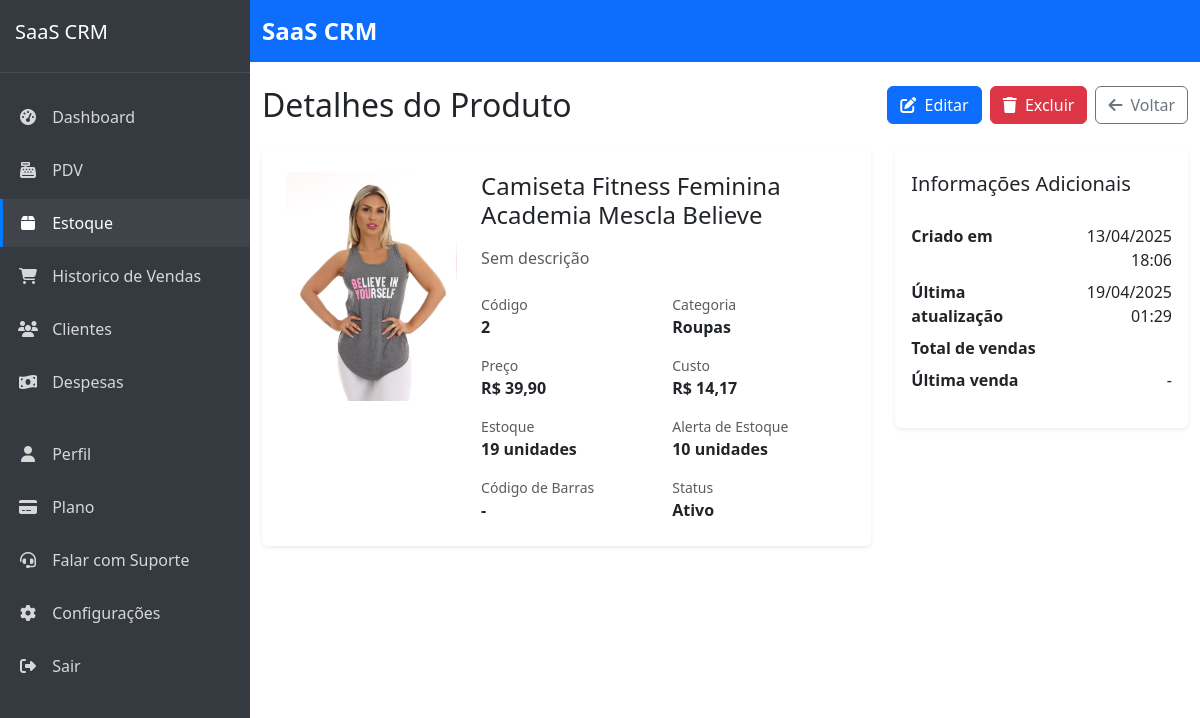
/sistema/produtos/3/ (signed in), run on an earlier commit of the app's database.
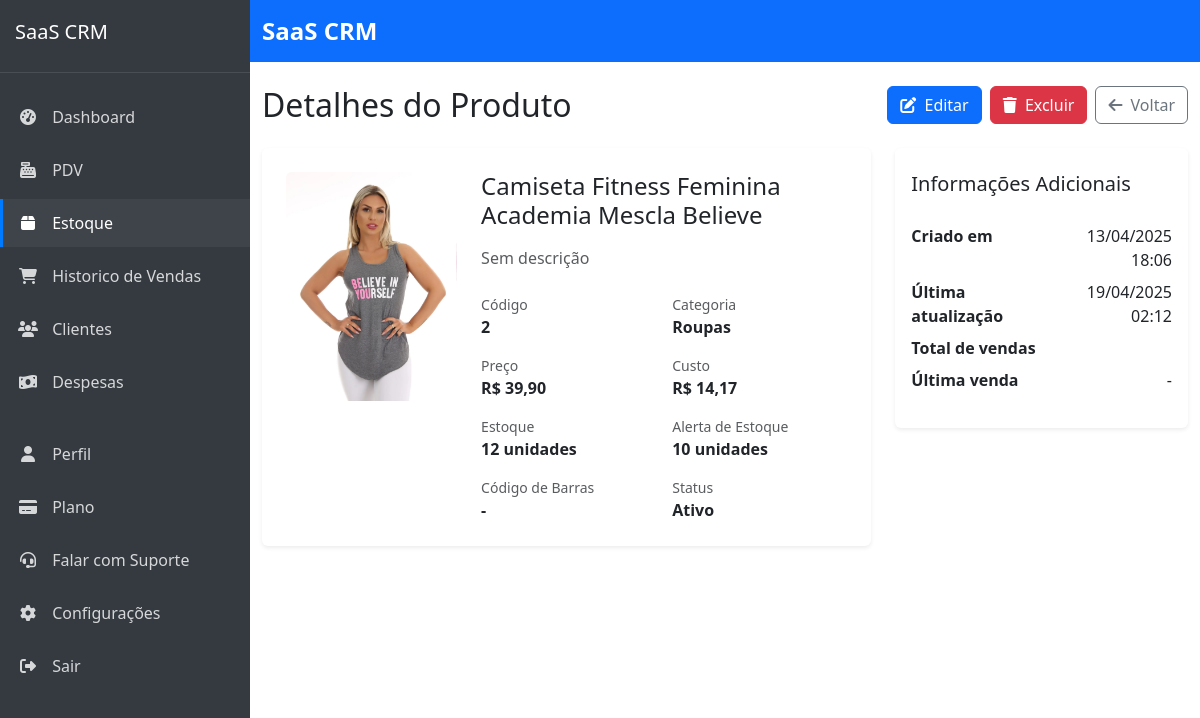
And on a later commit of the database.
### products/models.py (models this page shows, shortened)
class Product(models.Model):
    company = models.ForeignKey(Company, on_delete=models.CASCADE, verbose_name='Empresa', related_name='products')
    name = models.CharField('Nome', max_length=100)
    code = models.CharField('Código', max_length=50, unique=True, blank=True, null=True)
    description = models.TextField('Descrição', blank=True, null=True)
    category = models.ForeignKey(Category, on_delete=models.CASCADE, verbose_name='Categoria', related_name='products')
    price = models.DecimalField('Preço', max_digits=10, decimal_places=2)
    cost = models.DecimalField('Custo', max_digits=10, decimal_places=2)
    stock_quantity = models.PositiveIntegerField('Quantidade em estoque', default=0)
    stock_alert_level = models.PositiveIntegerField('Nível de alerta de estoque', default=10)
    barcode = models.CharField('Código de barras', max_length=100, blank=True, null=True)
    image = models.ImageField('Imagem', upload_to='products/', blank=True, null=True)
    is_active = models.BooleanField('Ativo', default=True)
    has_variations = models.BooleanField('Possui variações', default=False)
    created_at = models.DateTimeField('Criado em', auto_now_add=True)
    updated_at = models.DateTimeField('Atualizado em', auto_now=True)
    class Meta:
        verbose_name = 'Produto'
        verbose_name_plural = 'Produtos'
        ordering = ['name']
        unique_together = [['company', 'code'], ['company', 'barcode']]  # Prevent duplicate codes/barcodes within same company

class Category(models.Model):
    company = models.ForeignKey(Company, on_delete=models.CASCADE, verbose_name='Empresa', related_name='categories')
    name = models.CharField('Nome', max_length=100)
    description = models.TextField('Descrição', blank=True, null=True)
    created_at = models.DateTimeField('Criado em', auto_now_add=True)
    updated_at = models.DateTimeField('Atualizado em', auto_now=True)
    class Meta:
        verbose_name = 'Categoria'
        verbose_name_plural = 'Categorias'
        ordering = ['name']
        unique_together = ['company', 'name']  # Prevent duplicate category names within same company

### products/views.py (the view)
# urls.py: path('<int:pk>/', views.product_detail, name='product_detail'),
@login_required
def product_detail(request, pk):
    product = get_object_or_404(Product, pk=pk, company=request.user.company)
    if product.cost and product.cost > 0:
        margin = ((product.price - product.cost) / product.cost) * 100
    else:
        margin = 0
    context = {
        'product': product,
        'margin': round(margin, 2)
    }
    return render(request, 'products/product_detail.html', context)

### saas_crm/urls.py (called while the page is built)
    def __call__(self, request):
        if request.user.is_authenticated and request.user.is_superuser and 'impersonate_user_id' in request.session:
            user_id = request.session['impersonate_user_id']
            try:
                request.real_user = request.user
                request.user = User.objects.get(pk=user_id)
                request.is_impersonating = True
            except User.DoesNotExist:
                del request.session['impersonate_user_id']
        response = self.get_response(request)
        return response

### templates/products/product_detail.html (shortened to what the changed rows need)
{% extends 'core/base.html' %}
{% block content %}
<div class="d-flex justify-content-between align-items-center mb-4">
    <h1 class="h2 mb-0">Detalhes do Produto</h1>
</div>
<div class="row">
    <div class="col-lg-8">
        <div class="card border-0 shadow-sm">
            <div class="card-body p-4">
                <div class="row">
                    <div class="col-md-4">
                        {% if product.image %}
                        <img src="{{ product.image.url }}" alt="{{ product.name }}" class="img-fluid rounded">
                        {% else %}
                        <div class="bg-light rounded p-4 text-center">
                            <i class="fas fa-image fa-3x text-muted"></i>
                        </div>
                        {% endif %}
                    </div>
                    <div class="col-md-8">
                        <h2 class="h4 mb-3">{{ product.name }}</h2>
                        <p class="text-muted mb-4">{{ product.description|default:"Sem descrição" }}</p>
                        <div class="row g-3">
                            <div class="col-6">
                                <small class="text-muted d-block">Código</small>
                                <strong>{{ product.code|default:"-" }}</strong>
                            </div>
                            <div class="col-6">
                                <small class="text-muted d-block">Categoria</small>
                                <strong>{{ product.category.name }}</strong>
                            </div>
                            <div class="col-6">
                                <small class="text-muted d-block">Preço</small>
                                <strong>R$ {{ product.price }}</strong>
                            </div>
                            <div class="col-6">
                                <small class="text-muted d-block">Custo</small>
                                <strong>R$ {{ product.cost }}</strong>
                            </div>
                            <div class="col-6">
                                <small class="text-muted d-block">Estoque</small>
                                <strong>{{ product.stock_quantity }} unidades</strong>
                            </div>
                            <div class="col-6">
                                <small class="text-muted d-block">Alerta de Estoque</small>
                                <strong>{{ product.stock_alert_level }} unidades</strong>
                            </div>
                            <div class="col-6">
                                <small class="text-muted d-block">Código de Barras</small>
                                <strong>{{ product.barcode|default:"-" }}</strong>
                            </div>
                            <div class="col-6">
                                <small class="text-muted d-block">Status</small>
                                <strong>{{ product.is_active|yesno:"Ativo,Inativo" }}</strong>
                            </div>
                        </div>
                    </div>
                </div>
            </div>
        </div>
    </div>
    <div class="col-lg-4">
        <div class="card border-0 shadow-sm mb-4">
            <div class="card-body">
                <table class="table table-sm">
                    <tr>
                        <td class="border-0 ps-0"><strong>Criado em</strong></td>
                        <td class="border-0 text-end pe-0">{{ product.created_at|date:"d/m/Y H:i" }}</td>
                    </tr>
                    <tr>
                        <td class="border-0 ps-0"><strong>Última atualização</strong></td>
                        <td class="border-0 text-end pe-0">{{ product.updated_at|date:"d/m/Y H:i" }}</td>
                    </tr>
                </table>
            </div>
        </div>
    </div>
</div>
{% endblock %}

What changed in the data, as far as the page shows it:
changed Product "Camiseta Fitness Feminina Academia Mescla Believe": stock_quantity "19" → "12"; updated_at "19/04/2025 01:29" → "19/04/2025 02:12"
